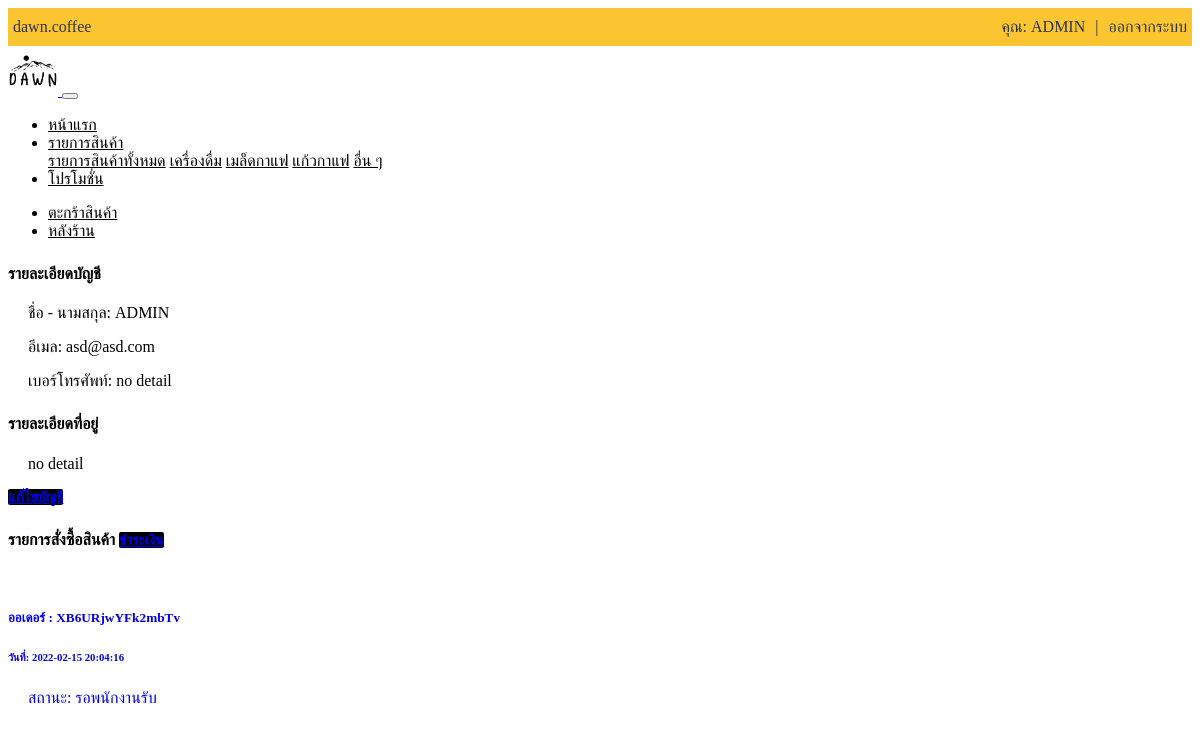
Before: /auth/profile.php (signed in) with the older database file.
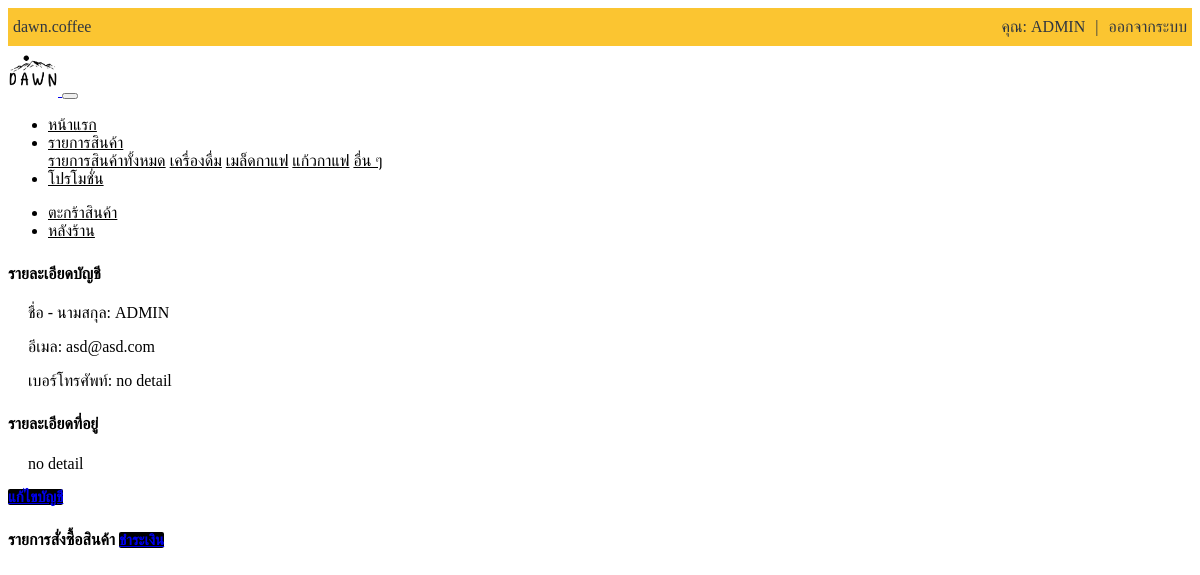
After: the same page with the newer database file.
### tables this page shows
CREATE TABLE `orders` (
  `order_id` int(5) NOT NULL,
  `order_date` datetime NOT NULL,
  `order_name` text NOT NULL,
  `order_address` text NOT NULL,
  `order_email` text NOT NULL,
  `order_tal` text NOT NULL,
  `order_key` text NOT NULL,
  `status` text NOT NULL,
  `order_track` text NOT NULL,
  `order_shiping` text NOT NULL,
  `order_rider` text NOT NULL,
  `order_rider_id` int(5) NOT NULL
);

### auth/profile.php (the view, shortened to what this page needs)
<?php include_once('include/navbar.php')?>
<?php if(isset($_SESSION['auth-id'])){?>
<?php
include('config.inc.php');
$sql = "SELECT * FROM account WHERE acc_id='".$_SESSION["auth-id"]."' ";
$result = mysqli_query($conn, $sql);
$row = mysqli_fetch_array($result);
extract($row);
?>
<div class="container">
<div class="container-fluid">
    <div class="user-info">
        <div class="row">
            <div class="col-md-6">
            <div class="user-name">
                <h4 class="title-menu">รายละเอียดบัญชี</h4>
                <p>ชื่อ - นามสกุล: <?=$acc_name?></p>
                <p>อีเมล: <?=$acc_email?></p>
                <p>เบอร์โทรศัพท์: <?=$acc_phone?></p>
            </div>
            <div class="user-addre">
                <h4 class="title-menu">รายละเอียดที่อยู่</h4>
                <p><?=$acc_address?></p>
            </div>
            <a href="?page=edit_profile" class="btn btn-primary btn-block">แก้ไขบัญชี</a>
            </div>
            <div class="col-md-6">
            <h4 class="title-menu">รายการสั่งซื้อสินค้า             <a href="?page=payment" class="btn btn-primary btn-block float-right">ชำระเงิน</a></h4>
            <br>
<?php
                    $order_sql = "SELECT * FROM orders WHERE order_email='".$acc_email."' ";
                    $result_order = mysqli_query($conn, $order_sql);
                    while($orders = mysqli_fetch_array($result_order)){
                    echo '
                    <a href="?page=orders&&OrderID='.$orders["order_id"].'" class="text-dark" style="text-decoration:none">
                        <div class="card mx-auto" style="">
                        <div class="card-body">
                            <h5 class="card-title">ออเดอร์ : '.$orders["order_key"].'</h5>
                            <h6 class="card-subtitle mb-2 text-muted">วันที่: '.$orders["order_date"].'</h6>
                            <p class="card-text">สถานะ: '.$orders["status"].'</p>
                        </div>
                        </div>
                    </a> ';
                    }
?>
            </div>
        </div>
    </div>
</div>
</div>
<?php }?>

Changed rows visible on the page:
removed orders: order_key "XB6URjwYFk2mbTv", order_date "2022-02-15 20:04:16", status "รอพนักงานรับ"
